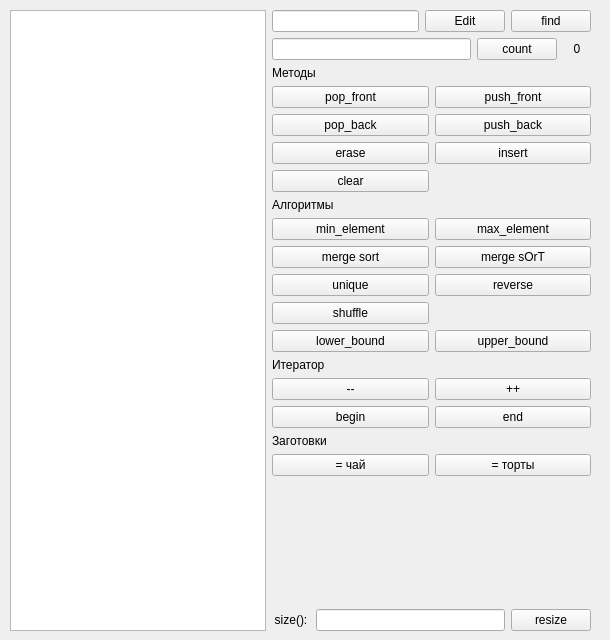
<?xml version="1.0" encoding="UTF-8"?>
<ui version="4.0">
 <class>MainWindow</class>
 <widget class="QMainWindow" name="MainWindow">
  <property name="geometry">
   <rect>
    <x>0</x>
    <y>0</y>
    <width>610</width>
    <height>640</height>
   </rect>
  </property>
  <property name="windowTitle">
   <string>std::vector demo</string>
  </property>
  <widget class="QWidget" name="centralwidget">
   <widget class="QWidget" name="layoutWidget">
    <property name="geometry">
     <rect>
      <x>10</x>
      <y>10</y>
      <width>581</width>
      <height>621</height>
     </rect>
    </property>
    <layout class="QHBoxLayout" name="horizontalLayout" stretch="0,1">
     <item>
      <widget class="QListWidget" name="list_widget"/>
     </item>
     <item>
      <layout class="QVBoxLayout" name="verticalLayout">
       <item>
        <layout class="QHBoxLayout" name="horizontalLayout_3">
         <item>
          <widget class="QLineEdit" name="txt_elem_content"/>
         </item>
         <item>
          <widget class="QPushButton" name="pb_edit">
           <property name="text">
            <string>Edit</string>
           </property>
          </widget>
         </item>
         <item>
          <widget class="QPushButton" name="pb_find">
           <property name="text">
            <string>find</string>
           </property>
          </widget>
         </item>
        </layout>
       </item>
       <item>
        <layout class="QHBoxLayout" name="horizontalLayout_5" stretch="7,2,1">
         <item>
          <widget class="QLineEdit" name="le_count"/>
         </item>
         <item>
          <widget class="QPushButton" name="pb_count">
           <property name="text">
            <string>count</string>
           </property>
          </widget>
         </item>
         <item>
          <widget class="QLabel" name="lbl_count">
           <property name="text">
            <string>0</string>
           </property>
           <property name="alignment">
            <set>Qt::AlignCenter</set>
           </property>
          </widget>
         </item>
        </layout>
       </item>
       <item>
        <layout class="QGridLayout" name="gridLayout">
         <item row="0" column="0" colspan="2">
          <widget class="QLabel" name="lbl_methods">
           <property name="text">
            <string>Методы</string>
           </property>
          </widget>
         </item>
         <item row="11" column="0" colspan="2">
          <widget class="QLabel" name="lbl_iterator">
           <property name="text">
            <string>Итератор</string>
           </property>
          </widget>
         </item>
         <item row="12" column="0">
          <widget class="QPushButton" name="pb_minusminus">
           <property name="text">
            <string>--</string>
           </property>
          </widget>
         </item>
         <item row="13" column="1">
          <widget class="QPushButton" name="pb_end">
           <property name="text">
            <string>end</string>
           </property>
          </widget>
         </item>
         <item row="10" column="0">
          <widget class="QPushButton" name="pb_lbound">
           <property name="text">
            <string>lower_bound</string>
           </property>
          </widget>
         </item>
         <item row="7" column="1">
          <widget class="QPushButton" name="pb_sort2">
           <property name="text">
            <string>merge sOrT</string>
           </property>
          </widget>
         </item>
         <item row="8" column="1">
          <widget class="QPushButton" name="pb_reverse">
           <property name="text">
            <string>reverse</string>
           </property>
          </widget>
         </item>
         <item row="7" column="0">
          <widget class="QPushButton" name="pb_sort">
           <property name="text">
            <string>merge sort</string>
           </property>
          </widget>
         </item>
         <item row="2" column="0">
          <widget class="QPushButton" name="pb_popback">
           <property name="text">
            <string>pop_back</string>
           </property>
          </widget>
         </item>
         <item row="15" column="0">
          <widget class="QPushButton" name="pb_tea">
           <property name="text">
            <string>= чай</string>
           </property>
          </widget>
         </item>
         <item row="12" column="1">
          <widget class="QPushButton" name="pb_plusplus">
           <property name="text">
            <string>++</string>
           </property>
          </widget>
         </item>
         <item row="8" column="0">
          <widget class="QPushButton" name="pb_unique">
           <property name="text">
            <string>unique</string>
           </property>
          </widget>
         </item>
         <item row="10" column="1">
          <widget class="QPushButton" name="pb_ubound">
           <property name="text">
            <string>upper_bound</string>
           </property>
          </widget>
         </item>
         <item row="3" column="0">
          <widget class="QPushButton" name="pb_erase">
           <property name="text">
            <string>erase</string>
           </property>
          </widget>
         </item>
         <item row="6" column="1">
          <widget class="QPushButton" name="pb_maxelem">
           <property name="text">
            <string>max_element</string>
           </property>
          </widget>
         </item>
         <item row="9" column="0">
          <widget class="QPushButton" name="pb_shuffle">
           <property name="text">
            <string>shuffle</string>
           </property>
          </widget>
         </item>
         <item row="6" column="0">
          <widget class="QPushButton" name="pb_minelem">
           <property name="text">
            <string>min_element</string>
           </property>
          </widget>
         </item>
         <item row="3" column="1">
          <widget class="QPushButton" name="pb_insert">
           <property name="text">
            <string>insert</string>
           </property>
          </widget>
         </item>
         <item row="2" column="1">
          <widget class="QPushButton" name="pb_pushback">
           <property name="text">
            <string>push_back</string>
           </property>
          </widget>
         </item>
         <item row="5" column="0">
          <widget class="QLabel" name="lbl_algorithms">
           <property name="text">
            <string>Алгоритмы</string>
           </property>
          </widget>
         </item>
         <item row="4" column="0">
          <widget class="QPushButton" name="pb_clear">
           <property name="text">
            <string>clear</string>
           </property>
          </widget>
         </item>
         <item row="14" column="0" colspan="2">
          <widget class="QLabel" name="lbl_examples">
           <property name="text">
            <string>Заготовки</string>
           </property>
          </widget>
         </item>
         <item row="15" column="1">
          <widget class="QPushButton" name="pb_cakes">
           <property name="text">
            <string>= торты</string>
           </property>
          </widget>
         </item>
         <item row="13" column="0">
          <widget class="QPushButton" name="pb_begin">
           <property name="text">
            <string>begin</string>
           </property>
          </widget>
         </item>
         <item row="1" column="0">
          <widget class="QPushButton" name="pb_popfront">
           <property name="text">
            <string>pop_front</string>
           </property>
          </widget>
         </item>
         <item row="1" column="1">
          <widget class="QPushButton" name="pb_pushfront">
           <property name="text">
            <string>push_front</string>
           </property>
          </widget>
         </item>
        </layout>
       </item>
       <item>
        <spacer name="verticalSpacer">
         <property name="orientation">
          <enum>Qt::Vertical</enum>
         </property>
         <property name="sizeHint" stdset="0">
          <size>
           <width>20</width>
           <height>40</height>
          </size>
         </property>
        </spacer>
       </item>
       <item>
        <layout class="QHBoxLayout" name="horizontalLayout_4"/>
       </item>
       <item>
        <layout class="QHBoxLayout" name="horizontalLayout_2" stretch="1,5,0">
         <item>
          <widget class="QLabel" name="label_3">
           <property name="text">
            <string>size():</string>
           </property>
           <property name="alignment">
            <set>Qt::AlignCenter</set>
           </property>
          </widget>
         </item>
         <item>
          <widget class="QLineEdit" name="txt_size"/>
         </item>
         <item>
          <widget class="QPushButton" name="pb_resize">
           <property name="text">
            <string>resize</string>
           </property>
          </widget>
         </item>
        </layout>
       </item>
      </layout>
     </item>
    </layout>
   </widget>
  </widget>
 </widget>
 <resources/>
 <connections/>
</ui>
